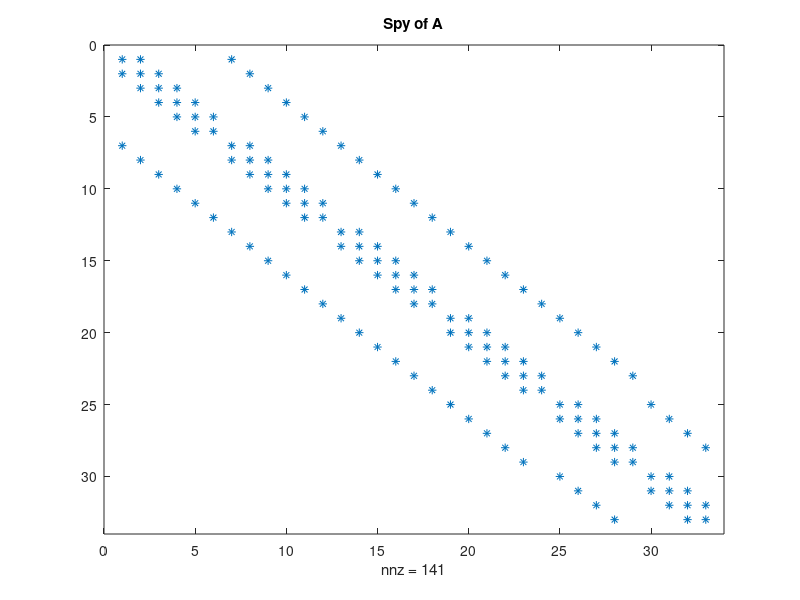

Write the MATLAB code that produced this figure. (Note: this script raises an error after producing the figure.)
format long
format compact

%%
% Storage and Solution
% Full Storage
load full_storage
spy(A)
title('Spy of A')

% Full Storage (solved using Cholesky)
[temperatures, full_flops, ~, A_cholesky] = full_storage_solution;
visualisation(temperatures, 'Full Storage Solution')
spy(A_cholesky)
title('chol(A)')
% Packed Storage (solved using Cholesky) 
[temperatures, packed_flops, ~, A_packed] =  packed_storage_solution;
visualisation(temperatures, 'Packed Storage Solution')

[temperatures, band_flops, ~, A_RCM, A_band, cholBand] = band_storage_solution;
% Banded Storage (solved using Cholesky)
visualisation(temperatures, 'Band Storage Solution')
figure
spy(A_band)
title('A$_\mathrm{Band}$', 'Interpreter', 'latex')
figure
spy(cholBand)
title('chol(A$_\mathrm{Band}$)', 'Interpreter', 'latex')
figure
spy(A_RCM)
title('A$_\mathrm{RCM}$', 'Interpreter', 'latex')
% Sparse Storage (solved using Cholesky)
%%
[temperatures, sparse_flops, ~, A_sparse, sparseBand] = sparse_storage_solution;
visualisation(temperatures, 'Sparse Storage Solution')
figure
spy(A_sparse)
title('A$_\mathrm{Sparse}$', 'Interpreter', 'latex')
figure
spy(sparseBand)
title('chol(A$_\mathrm{Sparse}$)', 'Interpreter', 'latex')
%%
% CSR Storage (solved using Jacobi)
[temperatures, JacobiFlops, ~, jacobi_k, jacobi_res] = jacobi_solution;
visualisation(temperatures, 'Jacobi Solution')

% CSR Storage (solved using Gauss Seidel)
[temperatures, GaussFlops, ~, gs_k, gs_res] = gauss_seidel_solution;
visualisation(temperatures, 'Gauss Seidel Solution')

% CSR Storage (solved using Conjugate Gradient)
[temperatures, ConjugateFlops, ~, conjugate_k, conjugate_res] = conjugate_gradient_solution;
visualisation(temperatures, 'Conjugate Gradient Solution')

% CSR Storage (solved using SOR)
[temperatures, SORFlops, ~, SOR_k, SOR_res] = SOR_solution;
visualisation(temperatures, 'SOR Solution')

%%
%Efficiency Comparison
%Memory
S = whos('A', 'A_packed', 'A_band', 'A_sparse');
Direct_Method_Bytes = [S(1).bytes, S(2).bytes, S(3).bytes, S(4).bytes];
figure
bar(Direct_Method_Bytes)
title('Storage Size in Bytes for Direct Methods', 'Interpreter', 'latex')
xtickangle(45)
set(gca,'xticklabel',{'Full Storage', 'Packed Storage', 'Band Store', 'Sparse Storage'})
text(1:length(Direct_Method_Bytes),Direct_Method_Bytes,num2str(Direct_Method_Bytes'),'vert','top','horiz','center');
%%
%Iterations
NumberIterations = [jacobi_k, gs_k, conjugate_k, SOR_k];
figure
bar(NumberIterations)
title('Number of Iterations for Iterative Methods', 'Interpreter', 'latex')
xtickangle(45)
set(gca,'xticklabel',{'Jacobi', 'Gauss Seidel', 'Conjugate Gradiant', 'SOR'})
text(1:length(NumberIterations),NumberIterations,num2str(NumberIterations'),'vert','top','horiz','center')
%%
%Average runtime
runtimes = AverageRunTime;
figure
bar(runtimes)
title('Average run time for direct methods (in seconds)')
xtickangle(45)
set(gca, 'xticklabel', {'Full Solution', 'Packed Solution', 'Band Solution', 'Sparse Solution', 'Jacobi Solution', 'Gauss-Seidel Solution', 'Conjugate Gradient Solution', 'SOR Solution'})
text(1:length(runtimes'),runtimes',num2str(runtimes),'vert','bottom','horiz','center'); 
%%
%Floating Point Operations
NumberFlops = [full_flops, packed_flops, band_flops, sparse_flops, ...
    JacobiFlops, GaussFlops, ConjugateFlops, SORFlops];
figure
bar(NumberFlops)
title('Number of Flops for Direct and Iterative Methods', 'Interpreter', 'latex')
xtickangle(45)
set(gca,'xticklabel',{'Full Storage Flops', 'Packed Storage Flops',...
    'Band Storage Flops', 'Sparse Storage Flops', 'Jacobi Iteration Flops',...
    'Gauss Seidel Iteration Flops', 'Conjugate Gradient Iteration Flops', 'SOR Iteration Flops'})
text(1:length(NumberFlops),NumberFlops,num2str(NumberFlops'),'vert','top','horiz','center'); 
%%

figure
hold on
set(gca, 'Yscale', 'log');
ylim([1e-6 10]);
plot(0:jacobi_k, jacobi_res, 'b.');
plot(0:gs_k, gs_res, 'g.');
plot(0:conjugate_k, conjugate_res, 'r.');
plot(0:SOR_k, SOR_res, 'y.');
title('Residual Norm', 'Interpreter', 'latex')
set(gca,'TickLabelInterpreter','latex')

lgd = legend('Jacobi', 'Gauss-Seidel', 'SOR(optimal $\omega$)', 'Conjugate gradient');
lgd.Interpreter = 'latex';

ylabel('$||b-A*x^{(k)}|| / ||b||$', 'Interpreter','latex')
xlabel('k', 'Interpreter','latex')

%Tolerance
tolVec = [1e-10, 1e-5, 1e-3, 2e-3, 1e-2, 1e-1, 0.5, 1];
tolerance_efficiency(A, b, tolVec)

%Effect of w on the rate of convergence of the SOR method.
w_efficiency(A, b)